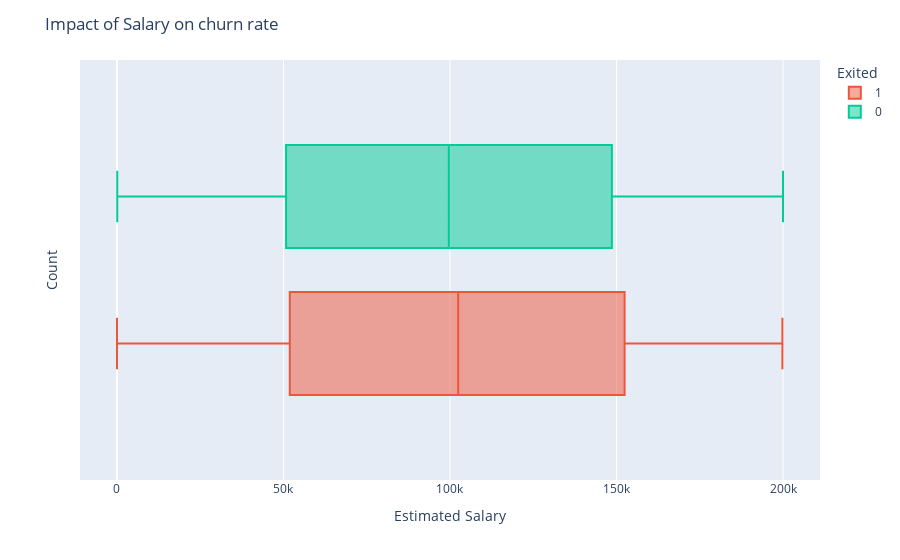

This figure's notebook cell:
### Code cell
#3 Estimated salary vs churn rate

fig = px.box(df, x="EstimatedSalary", color="Exited", color_discrete_map={"Exited":"#ffc8dd"})

fig.update_layout(
    title="Impact of Salary on churn rate",
    xaxis_title="Estimated Salary",
    yaxis_title="Count",
    legend_title="Exited"
)

fig.show()

print(h1 + "Finding:" + e + s1 + "From the graph we can see that Estimated Salary does not have much effect on the customer churn rate the difference is very minute. " + e)

# %%

### Figure 1 — Plotly figure (JSON) as saved in the notebook; plotly's stock layout.template omitted (floating-point values rounded to 4 significant figures; data arrays with more than 128 entries replaced by an {"elided": "..."} marker saying what was removed)
{"data": [{"alignmentgroup": "True", "hovertemplate": "Exited=1<br>EstimatedSalary=%{x}<extra></extra>", "legendgroup": "1", "marker": {"color": "#EF553B"}, "name": "1", "notched": false, "offsetgroup": "1", "orientation": "h", "showlegend": true, "type": "box", "x": {"elided": "2037 float values"}, "x0": " ", "xaxis": "x", "y0": " ", "yaxis": "y"}, {"alignmentgroup": "True", "hovertemplate": "Exited=0<br>EstimatedSalary=%{x}<extra></extra>", "legendgroup": "0", "marker": {"color": "#00cc96"}, "name": "0", "notched": false, "offsetgroup": "0", "orientation": "h", "showlegend": true, "type": "box", "x": {"elided": "7963 float values"}, "x0": " ", "xaxis": "x", "y0": " ", "yaxis": "y"}], "layout": {"boxmode": "group", "legend": {"title": {"text": "Exited"}, "tracegroupgap": 0}, "margin": {"t": 60}, "title": {"text": "Impact of Salary on churn rate"}, "xaxis": {"anchor": "y", "domain": [0, 1], "title": {"text": "Estimated Salary"}}, "yaxis": {"anchor": "x", "domain": [0, 1], "title": {"text": "Count"}}}}
